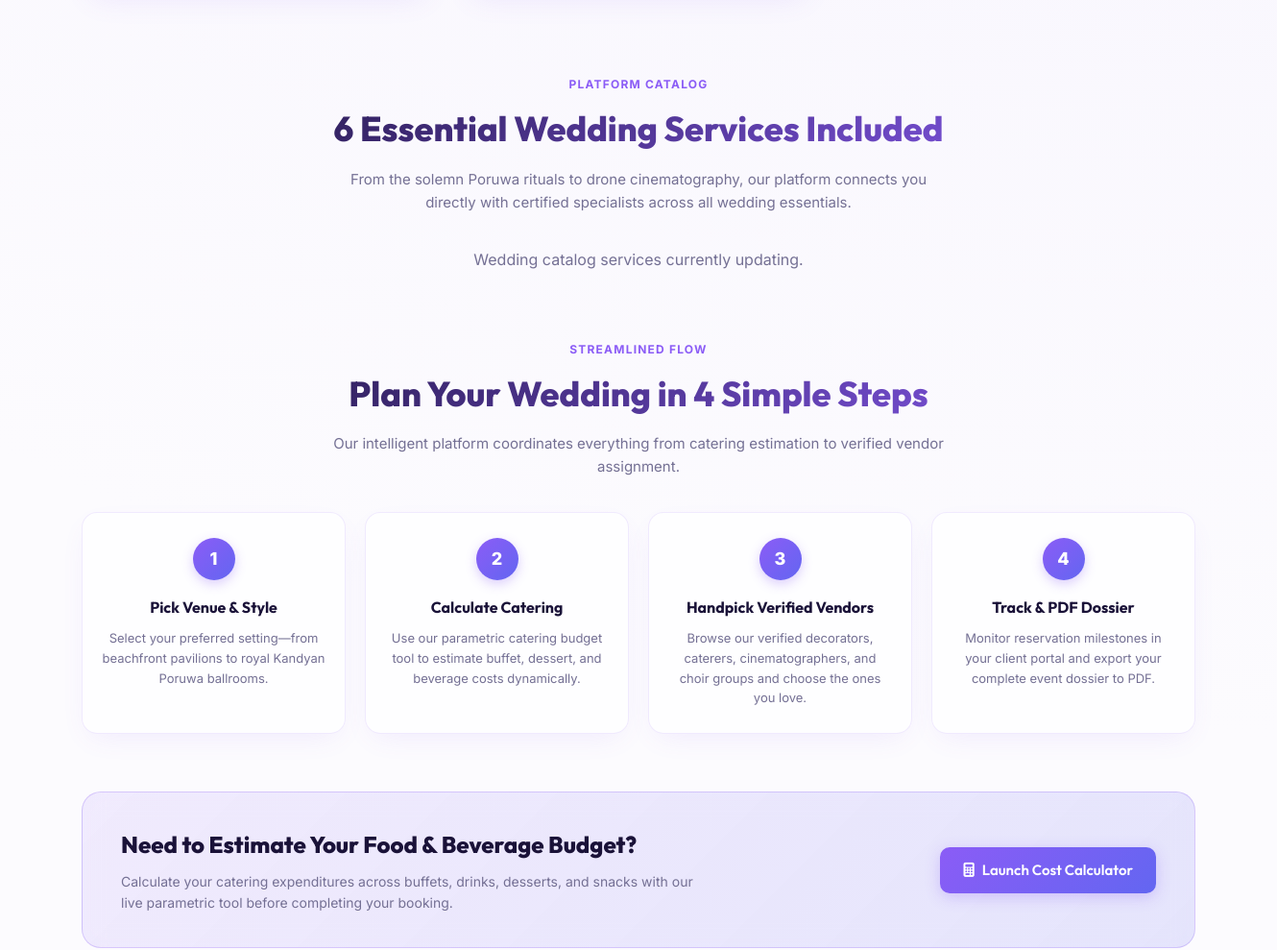
/public/events/WeddingsSlids.php (middle part), run on an earlier commit of the app's database.
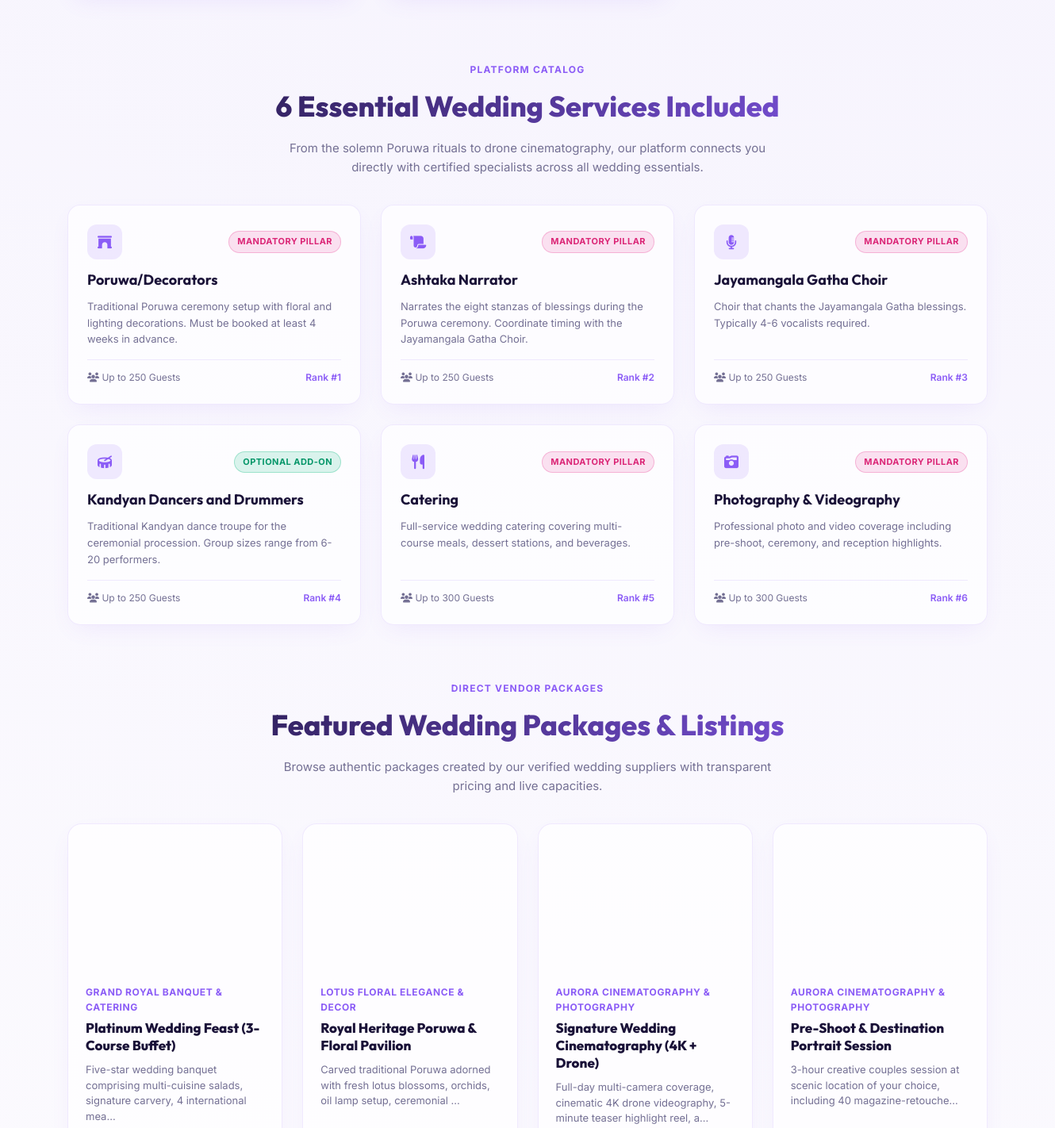
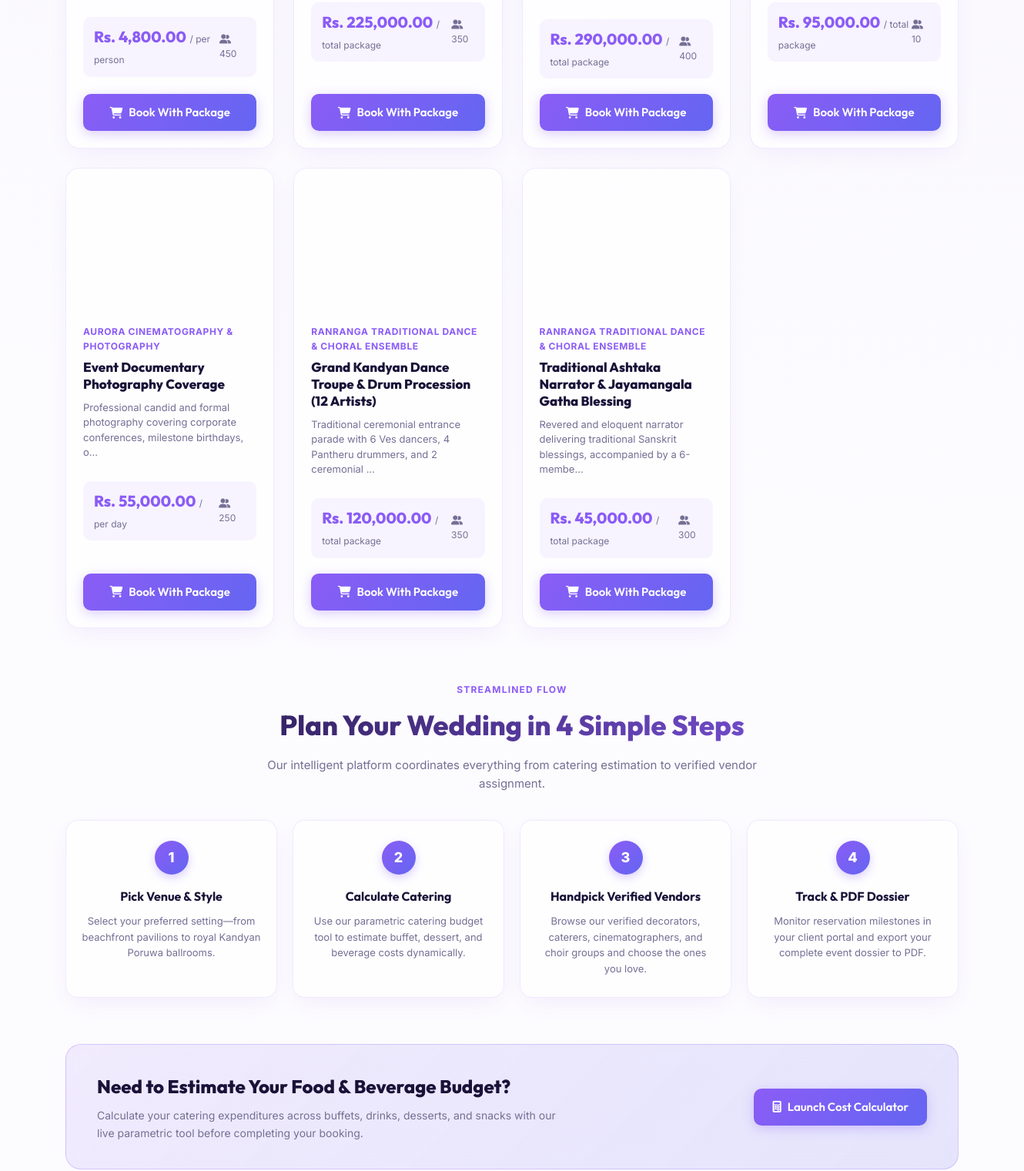
And on a later commit of the database (2 pictures, top to bottom).
### tables this page shows
CREATE TABLE IF NOT EXISTS `services` (
  `service_id`       INT AUTO_INCREMENT PRIMARY KEY,
  `event_type_id`    INT NOT NULL,
  `service_name`     VARCHAR(150) NOT NULL,
  `description`      TEXT NOT NULL,
  `priority_rank`    INT NOT NULL DEFAULT 0,
  `is_required`      TINYINT(1) NOT NULL DEFAULT 0,
  `typical_capacity` INT DEFAULT NULL,
  `notes`            TEXT,
  `created_at`       TIMESTAMP DEFAULT CURRENT_TIMESTAMP,
  `updated_at`       TIMESTAMP DEFAULT CURRENT_TIMESTAMP ON UPDATE CURRENT_TIMESTAMP,

   
  CONSTRAINT `fk_services_event_type`
    FOREIGN KEY (`event_type_id`) REFERENCES `event_types`(`event_type_id`)
    ON DELETE CASCADE
    ON UPDATE CASCADE,

  CONSTRAINT `chk_priority_rank`  CHECK (`priority_rank` >= 0),
  CONSTRAINT `chk_typical_capacity` CHECK (`typical_capacity` IS NULL OR `typical_capacity` > 0)
);

CREATE TABLE IF NOT EXISTS `supplier_listings` (
  `listing_id` INT AUTO_INCREMENT PRIMARY KEY,
  `supplier_id` INT NOT NULL,
  `service_id` INT NOT NULL,
  `title` VARCHAR(255) NOT NULL,
  `description` TEXT,
  `price` DECIMAL(10, 2) NOT NULL DEFAULT 0.00,
  `price_type` ENUM('total_package', 'per_person', 'per_hour', 'per_day') NOT NULL DEFAULT 'total_package',
  `capacity` INT DEFAULT NULL,
  `image_url` VARCHAR(255) DEFAULT NULL,
  `status` ENUM('active', 'inactive') NOT NULL DEFAULT 'active',
  `created_at` TIMESTAMP DEFAULT CURRENT_TIMESTAMP,
  `updated_at` TIMESTAMP DEFAULT CURRENT_TIMESTAMP ON UPDATE CURRENT_TIMESTAMP,
  FOREIGN KEY (`supplier_id`) REFERENCES `suppliers`(`id`) ON DELETE CASCADE,
  FOREIGN KEY (`service_id`) REFERENCES `services`(`service_id`) ON DELETE CASCADE
);

CREATE TABLE IF NOT EXISTS `suppliers` (
  `id` INT AUTO_INCREMENT PRIMARY KEY,
  `user_id` INT NOT NULL UNIQUE,
  `business_name` VARCHAR(255) NOT NULL,
  `category` VARCHAR(100) NOT NULL,
  `description` TEXT,
  `contact_phone` VARCHAR(20),
  `location` VARCHAR(255),
  `logo_url` VARCHAR(255),
  `created_at` TIMESTAMP DEFAULT CURRENT_TIMESTAMP,
  FOREIGN KEY (`user_id`) REFERENCES `users`(`id`) ON DELETE CASCADE
);

### public/events/WeddingsSlids.php (the view, shortened to what the changed rows need)
<?php
include_once __DIR__ . '/../../config/database.php';
include __DIR__ . '/../../includes/navbar.php';
$wedding_services = [];
if (isset($conn) && !$conn->connect_error) {
    $stmt = $conn->prepare("SELECT s.* FROM services s
                            JOIN event_types et ON s.event_type_id = et.event_type_id
                            WHERE et.type_name = 'Weddings' OR et.event_type_id = 1
                            ORDER BY s.priority_rank ASC");
    if ($stmt) {
        $stmt->execute();
        $res = $stmt->get_result();
        while ($row = $res->fetch_assoc()) {
            $wedding_services[] = $row;
        }
    }
}
$wedding_packages = [];
if (isset($conn) && !$conn->connect_error) {
    $pkg_query = "SELECT sl.*, sup.business_name, sup.category, sup.contact_phone, sup.location, s.service_name
                  FROM supplier_listings sl
                  JOIN suppliers sup ON sl.supplier_id = sup.id
                  JOIN services s ON sl.service_id = s.service_id
                  WHERE s.event_type_id = 1 AND sl.status = 'active'
                  ORDER BY sl.listing_id ASC";
    $pkg_res = $conn->query($pkg_query);
    if ($pkg_res) {
        while ($row = $pkg_res->fetch_assoc()) {
            $wedding_packages[] = $row;
        }
    }
}
?>
<!DOCTYPE html>
<html lang="en">
<head>
</head>
<body>
    <div class="orb orb-2"></div>
    <div class="orb orb-3"></div>
    <div class="wedding-page">
        <section style="margin-top: 80px;">
            <div class="section-title-wrap">
                <h2>6 Essential Wedding Services Included</h2>
            </div>
            <div class="services-catalog-grid">
                <?php if (!empty($wedding_services)): ?>
                    <?php
                    $service_icons = [
                        'Poruwa/Decorators'            => 'fa-archway',
                        'Ashtaka Narrator'             => 'fa-scroll',
                        'Jayamangala Gatha Choir'      => 'fa-microphone-alt',
                        'Kandyan Dancers and Drummers' => 'fa-drum',
                        'Catering'                     => 'fa-utensils',
                        'Photography & Videography'    => 'fa-camera-retro'
                    ];
                    foreach ($wedding_services as $svc):
                        $icon = $service_icons[$svc['service_name']] ?? 'fa-star';
                        $is_req = (int)($svc['is_required'] ?? 0);
                    ?>
                        <div class="service-pill-card">
                            <div class="service-header-row">
                                <div class="service-icon-box">
                                    <i class="fas <?= $icon ?>"></i>
                                </div>
                                <span class="badge-req <?= $is_req ? 'mandatory' : 'optional' ?>">
                                    <?= $is_req ? 'Mandatory Pillar' : 'Optional Add-on' ?>
                                </span>
                            </div>
                            <h4><?= htmlspecialchars($svc['service_name']) ?></h4>
                            <p><?= htmlspecialchars($svc['notes'] ?? $svc['description']) ?></p>
                            <div class="service-footer-info">
                                <span><i class="fas fa-users"></i> Up to <?= htmlspecialchars($svc['typical_capacity'] ?? 300) ?> Guests</span>
                                <span style="font-weight:600; color:var(--primary);">Rank #<?= htmlspecialchars($svc['priority_rank']) ?></span>
                            </div>
                        </div>
                    <?php endforeach; ?>
                <?php else: ?>
                    <p style="text-align:center; grid-column:span 3; color:var(--text-muted);">Wedding catalog services currently updating.</p>
                <?php endif; ?>
            </div>
        </section>
        <?php if (!empty($wedding_packages)): ?>
        <section style="margin-top: 50px;">
            <div class="section-title-wrap">
                <span class="section-tag">Direct Vendor Packages</span>
                <h2>Featured Wedding Packages & Listings</h2>
                <p>Browse authentic packages created by our verified wedding suppliers with transparent pricing and live capacities.</p>
            </div>
            <div class="packages-grid">
                <?php foreach ($wedding_packages as $pkg): ?>
                    <div class="pkg-card">
                        <div class="pkg-img" style="background-image: url('<?= !empty($pkg['image_url']) ? htmlspecialchars($pkg['image_url']) : '../assets/images/wedding.jpg' ?>');"></div>
                        <div class="pkg-body">
                            <div class="pkg-vendor"><?= htmlspecialchars($pkg['business_name']) ?></div>
                            <h4><?= htmlspecialchars($pkg['title']) ?></h4>
                            <p style="font-size:13px; color:var(--text-muted); line-height:1.5; margin-bottom:12px;">
                                <?= htmlspecialchars(mb_strimwidth($pkg['description'] ?? '', 0, 100, '...')) ?>
                            </p>
                            <div class="pkg-price-row">
                                <div>
                                    <span class="pkg-price">Rs. <?= number_format($pkg['price'], 2) ?></span>
                                    <span class="pkg-type">/ <?= str_replace('_', ' ', htmlspecialchars($pkg['price_type'])) ?></span>
                                </div>
                                <div style="font-size:12px; color:var(--text-muted);">
                                    <i class="fas fa-user-friends"></i> <?= htmlspecialchars($pkg['capacity'] ?? 200) ?>
                                </div>
                            </div>
                            <a href="WeddingBooking.php?package_id=<?= $pkg['listing_id'] ?>"
                               class="btn btn-primary">
                                <i class="fas fa-shopping-cart"></i> Book With Package
                            </a>
                        </div>
                    </div>
                <?php endforeach; ?>
            </div>
        </section>
        <?php endif; ?>
        <section style="margin-top: 60px;">
            <div class="section-title-wrap">
                <h2>Plan Your Wedding in 4 Simple Steps</h2>
            </div>
        </section>
        <section>
        </section>
    </div>
</body>
</html>

What changed in the data, as far as the page shows it:
added services: is_required "MANDATORY PILLAR", service_name "Poruwa/Decorators", notes "Traditional Poruwa ceremony setup with floral and lighting decorations. Must be booked at least 4 weeks in advance.", typical_capacity "250", priority_rank "1"
added services: is_required "MANDATORY PILLAR", service_name "Ashtaka Narrator", notes "Narrates the eight stanzas of blessings during the Poruwa ceremony. Coordinate timing with the Jayamangala Gatha Choir.", typical_capacity "250", priority_rank "2"
added services: is_required "MANDATORY PILLAR", service_name "Jayamangala Gatha Choir", notes "Choir that chants the Jayamangala Gatha blessings. Typically 4-6 vocalists required.", typical_capacity "250", priority_rank "3"
added services: is_required "OPTIONAL ADD-ON", service_name "Kandyan Dancers and Drummers", notes "Traditional Kandyan dance troupe for the ceremonial procession. Group sizes range from 6-20 performers.", typical_capacity "250", priority_rank "4"
added services: is_required "MANDATORY PILLAR", service_name "Catering", notes "Full-service wedding catering covering multi-course meals, dessert stations, and beverages.", typical_capacity "300", priority_rank "5"
added services: is_required "MANDATORY PILLAR", service_name "Photography & Videography", notes "Professional photo and video coverage including pre-shoot, ceremony, and reception highlights.", typical_capacity "300", priority_rank "6"
added supplier_listings: supplier.business_name "GRAND ROYAL BANQUET & CATERING", title "Platinum Wedding Feast (3-Course Buffet)", description "Five-star wedding banquet comprising multi-cuisine salads, signature carvery, 4 international mea...", price "4,800.00", price_type "per person", capacity "450"
added supplier_listings: supplier.business_name "LOTUS FLORAL ELEGANCE & DECOR", title "Royal Heritage Poruwa & Floral Pavilion", description "Carved traditional Poruwa adorned with fresh lotus blossoms, orchids, oil lamp setup, ceremonial ...", price "225,000.00", price_type "total package", capacity "350"
added supplier_listings: supplier.business_name "AURORA CINEMATOGRAPHY & PHOTOGRAPHY", title "Signature Wedding Cinematography (4K + Drone)", description "Full-day multi-camera coverage, cinematic 4K drone videography, 5-minute teaser highlight reel, a...", price "290,000.00", price_type "total package", capacity "400"
added supplier_listings: supplier.business_name "AURORA CINEMATOGRAPHY & PHOTOGRAPHY", title "Pre-Shoot & Destination Portrait Session", description "3-hour creative couples session at scenic location of your choice, including 40 magazine-retouche...", price "95,000.00", price_type "total package", capacity "10"
added supplier_listings: supplier.business_name "AURORA CINEMATOGRAPHY & PHOTOGRAPHY", title "Event Documentary Photography Coverage", description "Professional candid and formal photography covering corporate conferences, milestone birthdays, o...", price "55,000.00", price_type "per day", capacity "250"
added supplier_listings: supplier.business_name "RANRANGA TRADITIONAL DANCE & CHORAL ENSEMBLE", title "Grand Kandyan Dance Troupe & Drum Procession (12 Artists)", description "Traditional ceremonial entrance parade with 6 Ves dancers, 4 Pantheru drummers, and 2 ceremonial ...", price "120,000.00", price_type "total package", capacity "350"
added supplier_listings: supplier.business_name "RANRANGA TRADITIONAL DANCE & CHORAL ENSEMBLE", title "Traditional Ashtaka Narrator & Jayamangala Gatha Blessing", description "Revered and eloquent narrator delivering traditional Sanskrit blessings, accompanied by a 6-membe...", price "45,000.00", price_type "total package", capacity "300"
Also different on the page:
text no longer shown: "Wedding catalog services currently updating."
text now shown: "DIRECT VENDOR PACKAGES Featured Wedding Packages & Listings Browse authentic packages created by our verified wedding suppliers with transparent pricing and live capacities."
